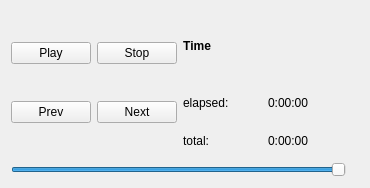
<?xml version="1.0" encoding="UTF-8"?>
<ui version="4.0">
 <class>PresentationAudioWidget</class>
 <widget class="QWidget" name="PresentationAudioWidget">
  <property name="geometry">
   <rect>
    <x>0</x>
    <y>0</y>
    <width>370</width>
    <height>188</height>
   </rect>
  </property>
  <property name="sizePolicy">
   <sizepolicy hsizetype="Minimum" vsizetype="Minimum">
    <horstretch>0</horstretch>
    <verstretch>0</verstretch>
   </sizepolicy>
  </property>
  <layout class="QHBoxLayout" name="horizontalLayout_2">
   <item>
    <layout class="QVBoxLayout" name="verticalLayout_2">
     <item>
      <layout class="QHBoxLayout" name="horizontalLayout">
       <item>
        <layout class="QGridLayout" name="gridLayout">
         <item row="0" column="0">
          <widget class="QPushButton" name="m_playButton">
           <property name="text">
            <string>Play</string>
           </property>
          </widget>
         </item>
         <item row="0" column="1">
          <widget class="QPushButton" name="m_stopButton">
           <property name="text">
            <string>Stop</string>
           </property>
          </widget>
         </item>
         <item row="1" column="0">
          <widget class="QPushButton" name="m_prevButton">
           <property name="text">
            <string>Prev</string>
           </property>
          </widget>
         </item>
         <item row="1" column="1">
          <widget class="QPushButton" name="m_nextButton">
           <property name="text">
            <string>Next</string>
           </property>
          </widget>
         </item>
        </layout>
       </item>
       <item>
        <layout class="QVBoxLayout" name="verticalLayout">
         <item>
          <widget class="QLabel" name="label">
           <property name="font">
            <font>
             <weight>75</weight>
             <italic>false</italic>
             <bold>true</bold>
             <underline>false</underline>
             <kerning>false</kerning>
            </font>
           </property>
           <property name="text">
            <string>Time</string>
           </property>
          </widget>
         </item>
         <item>
          <layout class="QGridLayout" name="gridLayout_2">
           <item row="0" column="0">
            <widget class="QLabel" name="label_2">
             <property name="text">
              <string>elapsed:</string>
             </property>
            </widget>
           </item>
           <item row="0" column="1">
            <widget class="QLabel" name="m_elapsedTimeLabel">
             <property name="text">
              <string>0:00:00</string>
             </property>
            </widget>
           </item>
           <item row="1" column="0">
            <widget class="QLabel" name="label_3">
             <property name="text">
              <string>total:</string>
             </property>
            </widget>
           </item>
           <item row="1" column="1">
            <widget class="QLabel" name="m_totalTimeLabel">
             <property name="text">
              <string>0:00:00</string>
             </property>
            </widget>
           </item>
          </layout>
         </item>
        </layout>
       </item>
      </layout>
     </item>
     <item>
      <widget class="QSlider" name="m_volumeWidget">
       <property name="maximum">
        <number>100</number>
       </property>
       <property name="value">
        <number>100</number>
       </property>
       <property name="orientation">
        <enum>Qt::Horizontal</enum>
       </property>
      </widget>
     </item>
    </layout>
   </item>
   <item>
    <widget class="QLabel" name="m_soundLabel">
     <property name="text">
      <string/>
     </property>
    </widget>
   </item>
  </layout>
 </widget>
 <resources/>
 <connections/>
</ui>
